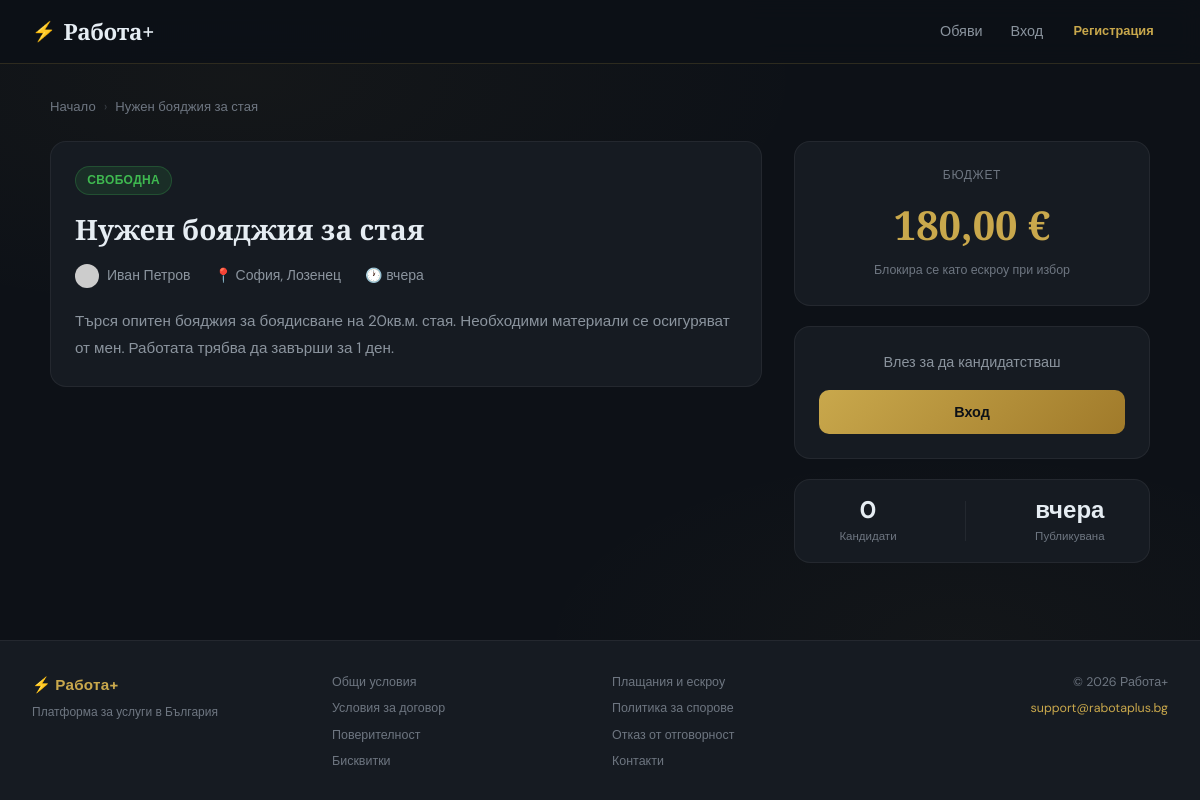
The page /listings/view.php?id=1 on the database its author committed.
### tables this page shows
CREATE TABLE listings (
    id INT AUTO_INCREMENT PRIMARY KEY,
    employer_id INT NOT NULL,
    title VARCHAR(200) NOT NULL,
    description TEXT NOT NULL,
    budget DECIMAL(10,2) NOT NULL,
    city VARCHAR(100) DEFAULT NULL,
    neighborhood VARCHAR(100) DEFAULT NULL,
    status ENUM('open','closed','cancelled') DEFAULT 'open',
    selected_applicant_id INT DEFAULT NULL,
    created_at DATETIME DEFAULT CURRENT_TIMESTAMP,
    invoice_number VARCHAR(50) DEFAULT NULL,
    FOREIGN KEY (employer_id) REFERENCES users(id) ON DELETE CASCADE,
    FOREIGN KEY (selected_applicant_id) REFERENCES users(id) ON DELETE SET NULL
);

CREATE TABLE users (
    id INT AUTO_INCREMENT PRIMARY KEY,
    name VARCHAR(100) NOT NULL,
    email VARCHAR(150) UNIQUE NOT NULL,
    password VARCHAR(255) NOT NULL,
    avatar VARCHAR(255) DEFAULT NULL,
    bio TEXT DEFAULT NULL,
    city VARCHAR(100) DEFAULT NULL,
    neighborhood VARCHAR(100) DEFAULT NULL,
    balance DECIMAL(10,2) DEFAULT 0.00,
    role ENUM('user','admin') DEFAULT 'user',
    created_at DATETIME DEFAULT CURRENT_TIMESTAMP
);

### includes/functions.php (called while the page is built, shortened)
<?php
require_once __DIR__ . '/../config/db.php';
function auth(): ?array {
    if (!isset($_SESSION['user_id'])) return null;
    static $user = null;
    return $user;
}
function url(string $path = ''): string {
    return BASE_URL . '/' . ltrim($path, '/');
}
function h(mixed $s): string {
    return htmlspecialchars((string)($s ?? ''), ENT_QUOTES, 'UTF-8');
}
function timeAgo(string $datetime): string {
    $ts   = strtotime($datetime);
    $diff = time() - $ts;
    if ($diff < 172800) return 'вчера';
    return date('d.m.Y', $ts);
}
function formatMoney(float $amount): string {
    return number_format($amount, 2, ',', ' ') . ' €';
}
function avatarUrl(?string $avatar, string $name): string {
    return 'https://ui-avatars.com/api/?name=' . urlencode($name)
         . '&background=C9A84C&color=1a1a2e&bold=true&size=128&font-size=0.5';
}

### config/db.php (called while the page is built, shortened)
<?php
function db(): PDO {
    static $pdo = null;
    if ($pdo === null) {
        try {
            $pdo = new PDO(
                'mysql:host=' . DB_HOST . ';dbname=' . DB_NAME . ';charset=utf8mb4',
                DB_USER,
                DB_PASS,
                [
                    PDO::ATTR_ERRMODE => PDO::ERRMODE_EXCEPTION,
                    PDO::ATTR_DEFAULT_FETCH_MODE => PDO::FETCH_ASSOC,
                    PDO::ATTR_EMULATE_PREPARES => false,
                ]
            );
            $tz = date('P');
            $pdo->exec("SET time_zone = '$tz'");
            $pdo->exec("SET NAMES utf8mb4");
        } catch (PDOException $e) {
            die('<div style="padding:20px;font-family:sans-serif;color:red;">Грешка при свързване с базата данни: ' . htmlspecialchars($e->getMessage()) . '</div>');
        }
    }
    return $pdo;
}

### listings/view.php (the view, shortened to what this page needs)
<?php
require_once __DIR__ . '/../includes/functions.php';
$user = auth();
$id   = (int)($_GET['id'] ?? 0);
$st = db()->prepare('SELECT l.*, u.name AS emp_name, u.avatar AS emp_avatar, u.city AS emp_city
    FROM listings l JOIN users u ON l.employer_id = u.id WHERE l.id = ?');
$st->execute([$id]);
$listing = $st->fetch();
$isEmployer = $user && $user['id'] === $listing['employer_id'];
$st->execute([$id]);
$listing = $st->fetch();
$applications = [];
$myApplication = null;
require_once __DIR__ . '/../includes/header.php';
?>
<div class="container-wide fade-in">
<div class="breadcrumb">
    <a href="<?= url('index.php') ?>">Начало</a>
    <span class="breadcrumb-sep">›</span>
    <span><?= h(mb_strimwidth($listing['title'], 0, 50, '...', 'UTF-8')) ?></span>
</div>
<div class="listing-detail-grid">
<div class="flex-col">
    <div class="card">
        <div class="card-body">
            <div class="flex-between mb-2">
                <?php $smap=['open'=>'pill-open','closed'=>'pill-closed','cancelled'=>'pill-closed'];
                      $slbl=['open'=>'Свободна','closed'=>'Затворена','cancelled'=>'Отменена']; ?>
                <span class="pill <?= $smap[$listing['status']] ?>"><?= $slbl[$listing['status']] ?></span>
            </div>
            <h1 style="font-size:1.75rem;margin-bottom:1rem;"><?= h($listing['title']) ?></h1>
            <div style="display:flex;gap:1.5rem;flex-wrap:wrap;margin-bottom:1.25rem;font-size:0.875rem;color:var(--text-muted);">
                <span style="display:flex;align-items:center;gap:0.5rem;">
                    <img src="<?= avatarUrl($listing['emp_avatar'], $listing['emp_name']) ?>" style="width:24px;height:24px;border-radius:50%;">
                    <?= h($listing['emp_name']) ?>
                </span>
                <?php if ($listing['city']): ?><span>📍 <?= h($listing['city']) ?><?= $listing['neighborhood'] ? ', '.h($listing['neighborhood']) : '' ?></span><?php endif; ?>
                <span>🕐 <span class="time-ago-live" data-created="<?= h($listing['created_at']) ?>"><?= timeAgo($listing['created_at']) ?></span></span>
            </div>
            <div style="font-size:0.95rem;line-height:1.8;color:var(--text-muted);white-space:pre-line;"><?= h($listing['description']) ?></div>
        </div>
    </div>
</div>
<div style="display:flex;flex-direction:column;gap:1.25rem;position:sticky;top:80px;">
    <div class="card">
        <div class="card-body" style="text-align:center;">
            <div style="font-size:0.75rem;text-transform:uppercase;letter-spacing:0.06em;color:var(--text-dim);margin-bottom:0.5rem;">Бюджет</div>
            <div style="font-family:'Playfair Display',serif;font-size:2.5rem;font-weight:700;color:var(--gold);"><?= formatMoney($listing['budget']) ?></div>
            <div style="font-size:0.78rem;color:var(--text-dim);margin-top:0.25rem;">Блокира се като ескроу при избор</div>
        </div>
    </div>
    <?php if ($user && !$isEmployer && !$myApplication && $listing['status']==='open'): ?>
    <div class="card" style="border-color:rgba(201,168,76,0.3);">
        <div class="card-header"><h3 style="font-size:1rem;font-family:'DM Sans',sans-serif;">Кандидатствай</h3></div>
        <div class="card-body">
            <form method="post" style="display:flex;flex-direction:column;gap:1rem;">
                <input type="hidden" name="csrf" value="<?= csrf() ?>">
                <input type="hidden" name="action" value="apply">
                <div class="form-group">
                    <label class="form-label">Съобщение (по желание)</label>
                    <textarea name="cover_message" class="form-control" rows="3" placeholder="Представи се..."></textarea>
                </div>
                <button type="submit" class="btn btn-primary w-full">Изпрати кандидатура</button>
                <p style="font-size:0.78rem;color:var(--text-dim);text-align:center;">Автоматично се открива чат с работодателя</p>
            </form>
        </div>
    </div>
    <?php elseif (!$user): ?>
    <div class="card"><div class="card-body" style="text-align:center;">
        <p style="color:var(--text-muted);font-size:0.9rem;margin-bottom:1rem;">Влез за да кандидатстваш</p>
        <a href="<?= url('auth/login.php') ?>" class="btn btn-primary w-full">Вход</a>
    </div></div>
    <?php elseif ($listing['status']!=='open'): ?>
    <div class="card"><div class="card-body" style="text-align:center;color:var(--text-muted);">Обявата е затворена</div></div>
    <?php endif; ?>
    <div style="padding:1rem;background:var(--navy-2);border:1px solid var(--border-dim);border-radius:var(--radius-lg);">
        <div style="display:flex;justify-content:space-around;align-items:center;gap:0.75rem;text-align:center;">
            <div style="display:flex;flex-direction:column;align-items:center;gap:0.2rem;">
                <div style="font-size:1.5rem;font-weight:700;line-height:1.2;"><?= count($applications) ?></div>
                <div style="font-size:0.72rem;color:var(--text-dim);">Кандидати</div>
            </div>
            <div style="display:flex;flex-direction:column;align-items:center;gap:0.2rem;">
                <div style="font-size:1.5rem;font-weight:700;line-height:1.2;"><span class="time-ago-live" data-created="<?= h($listing['created_at']) ?>"><?= timeAgo($listing['created_at']) ?></span></div>
                <div style="font-size:0.72rem;color:var(--text-dim);">Публикувана</div>
            </div>
        </div>
    </div>
</div>
</div>
</div>
<?php require_once __DIR__ . '/../includes/footer.php'; ?>

### assets/style.css (style rules this page uses)
:root { --navy: #0d1117; --navy-2: #161b22; --navy-3: #21262d; --navy-4: #30363d; --gold: #C9A84C; --gold-light: #e5c96b; --gold-dim: rgba(201,168,76,0.15); --gold-dim2: rgba(201,168,76,0.08); --text: #e6edf3; --text-muted: #8b949e; --text-dim: #6e7681; --success: #3fb950; --danger: #f85149; --warning: #d29922; --info: #58a6ff; --border: rgba(201,168,76,0.18); --border-dim: rgba(255,255,255,0.06); --radius: 10px; --radius-lg: 16px; --shadow: 0 4px 24px rgba(0,0,0,0.4); --shadow-lg: 0 8px 48px rgba(0,0,0,0.5); --transition: 0.2s ease; }
*, *::before, *::after { box-sizing: border-box; margin: 0; padding: 0; }
html { scroll-behavior: smooth; }
body { font-family: 'DM Sans', sans-serif; background: var(--navy); color: var(--text); min-height: 100vh; display: flex; flex-direction: column; font-size: 15px; line-height: 1.6; background-image: radial-gradient(ellipse 80% 50% at 20% 10%, rgba(201,168,76,0.04) 0%, transparent 60%), radial-gradient(ellipse 60% 40% at 80% 80%, rgba(201,168,76,0.03) 0%, transparent 60%); }
h1,h2,h3,h4 { font-family: 'Playfair Display', serif; font-weight: 600; line-height: 1.3; color: var(--text); }
a { color: var(--gold); text-decoration: none; transition: color var(--transition); }
.container-wide { max-width: 1100px; margin: 0 auto; }
.btn { display: inline-flex; align-items: center; justify-content: center; gap: 0.4rem; padding: 0.65rem 1.4rem; border: none; border-radius: var(--radius); font-family: 'DM Sans', sans-serif; font-size: 0.9rem; font-weight: 600; cursor: pointer; transition: all var(--transition); white-space: nowrap; text-decoration: none; }
.btn-primary { background: linear-gradient(135deg, var(--gold), #a07a2a); color: var(--navy); }
.card { background: var(--navy-2); border: 1px solid var(--border-dim); border-radius: var(--radius-lg); overflow: hidden; transition: all var(--transition); }
.card-body { padding: 1.5rem; }
.pill { display: inline-flex; align-items: center; gap: 0.25rem; padding: 0.25rem 0.7rem; border-radius: 20px; font-size: 0.75rem; font-weight: 600; text-transform: uppercase; letter-spacing: 0.03em; }
.pill-open { background: rgba(63,185,80,0.12); color: var(--success); border: 1px solid rgba(63,185,80,0.25); }
.breadcrumb { display: flex; align-items: center; gap: 0.5rem; font-size: 0.82rem; color: var(--text-dim); margin-bottom: 1.5rem; }
.breadcrumb a { color: var(--text-dim); }
.breadcrumb-sep { opacity: 0.4; }
.mb-2 { margin-bottom: 1rem; }
.flex-between { display: flex; align-items: center; justify-content: space-between; }
.flex-col { display: flex; flex-direction: column; gap: 1rem; }
.w-full { width: 100%; }
.fade-in { animation: fadeIn 0.35s ease; }

### listings/view.php (style rules this page uses)
.listing-detail-grid { display:grid; grid-template-columns:2fr 1fr; gap:2rem; align-items:start; }

### rows shown on the page
listings: title "Нужен бояджия за стая", status "СВОБОДНА", employer.name "Иван Петров", city "София", neighborhood "Лозенец", created_at "вчера", description "Търся опитен бояджия за боядисване на 20кв.м. стая. Необходими материали се осигуряват от мен. Работата трябва да завърши за 1 ден.", budget "180,00 €"

### other values the page prints
SITE_NAME "Работа+"
count($applications) "0"
